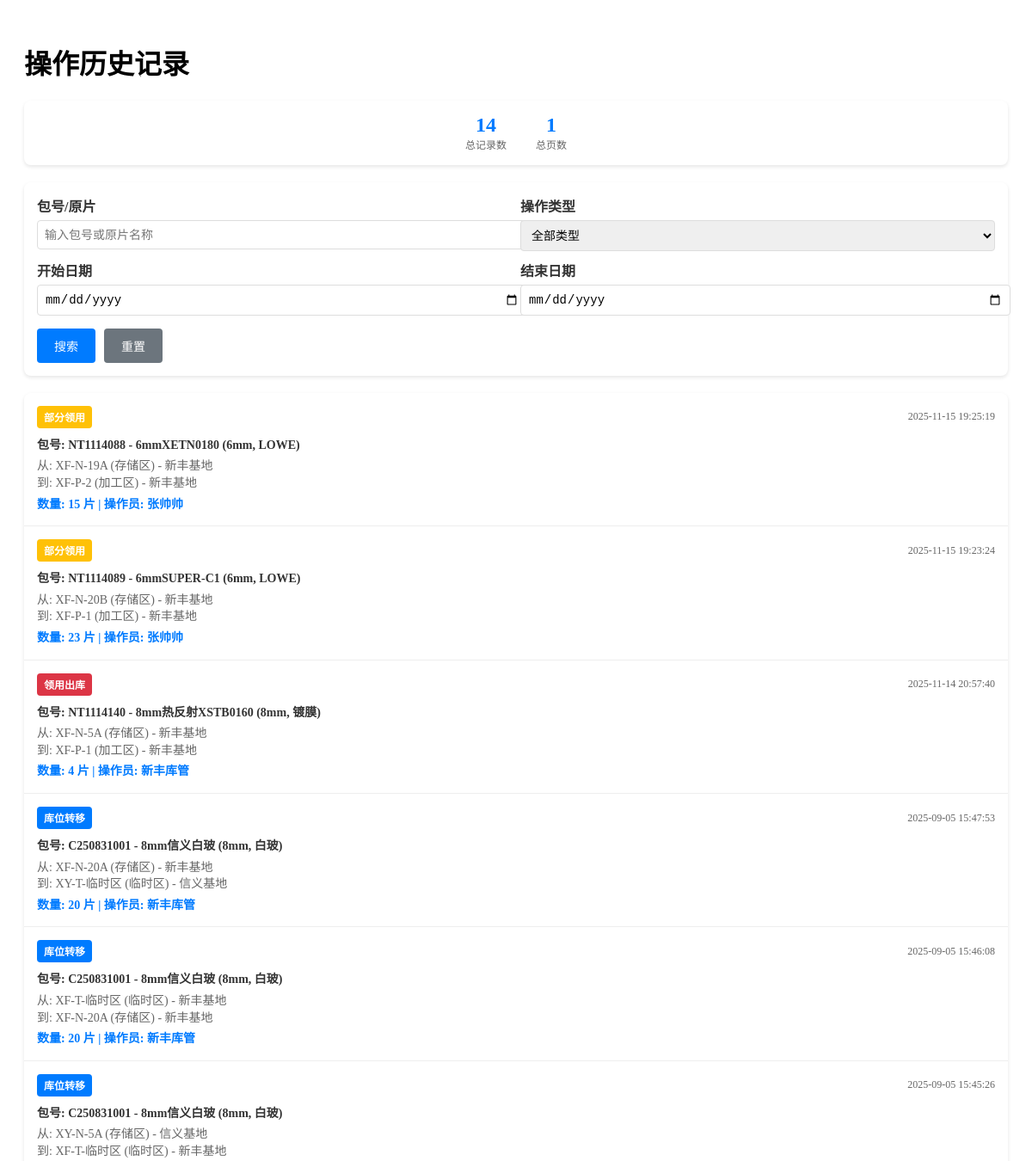
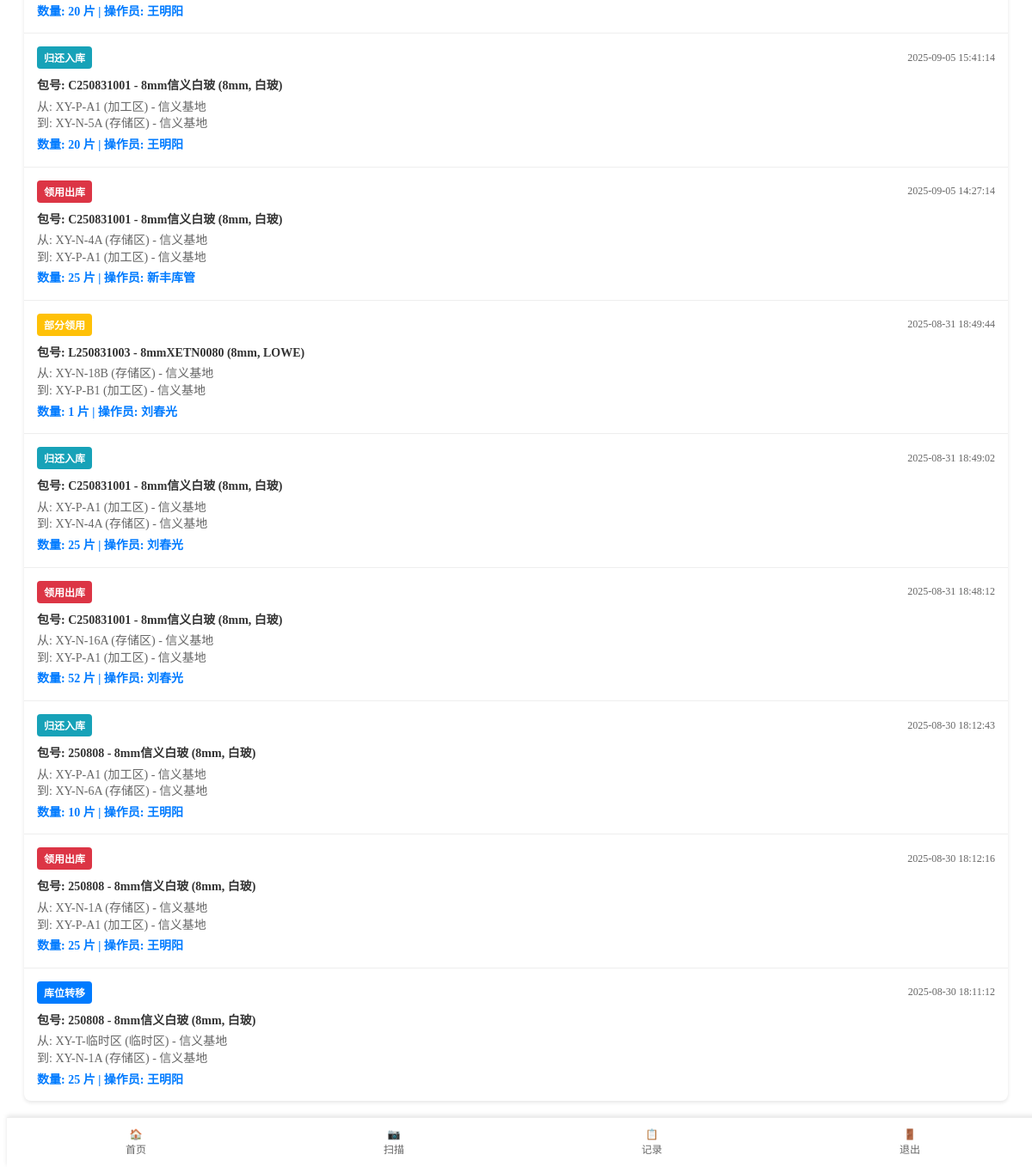
Page /mobile/history.php (signed in) on the committed database (2 pictures, top to bottom).
### tables this page shows
CREATE TABLE `inventory_transactions`  (
  `id` int(11) NOT NULL AUTO_INCREMENT,
  `package_id` int(11) NOT NULL COMMENT '原片包ID',
  `transaction_type` enum('purchase_in','usage_out','return_in','scrap','partial_usage','location_adjust','check_in','check_out') NOT NULL COMMENT '交易类型：采购入库、领用出库、归还入库、报废、部分领用、基地流转、盘盈入库、盘亏出库',
  `from_rack_id` int(11) NULL DEFAULT NULL COMMENT '来源库位架ID',
  `to_rack_id` int(11) NULL DEFAULT NULL COMMENT '目标库位架ID',
  `quantity` int(11) NOT NULL COMMENT '数量',
  `operator_id` int(11) NULL DEFAULT NULL COMMENT '操作员ID',
  `scrap_reason` text NULL COMMENT '报废原因',
  `transaction_time` timestamp NOT NULL DEFAULT CURRENT_TIMESTAMP COMMENT '交易时间',
  `actual_usage` int(11) NULL DEFAULT 0 COMMENT '实际领用量',
  `notes` text NULL COMMENT '备注信息',
  `created_at` timestamp NOT NULL DEFAULT CURRENT_TIMESTAMP,
  PRIMARY KEY (`id`) USING BTREE,
  INDEX `from_rack_id`(`from_rack_id`) USING BTREE,
  INDEX `package_id`(`package_id`) USING BTREE,
  INDEX `to_rack_id`(`to_rack_id`) USING BTREE
);

CREATE TABLE `glass_packages`  (
  `id` int(11) NOT NULL AUTO_INCREMENT,
  `package_code` varchar(100) NOT NULL COMMENT '包号/二维码',
  `glass_type_id` int(11) NOT NULL COMMENT '原片类型ID',
  `width` decimal(10, 0) NULL DEFAULT NULL COMMENT '宽度(mm)',
  `height` decimal(10, 0) NULL DEFAULT NULL COMMENT '高度(mm)',
  `pieces` int(11) NOT NULL DEFAULT 0 COMMENT '实际片数（库存操作基准）',
  `quantity` int(11) NOT NULL DEFAULT 0 COMMENT '默认包装数量（参考值）',
  `entry_date` date NULL DEFAULT NULL COMMENT '入库日期',
  `initial_rack_id` int(11) NULL DEFAULT NULL COMMENT '起始库区ID',
  `current_rack_id` int(11) NULL DEFAULT NULL COMMENT '当前库位架ID',
  `position_order` int(11) NULL DEFAULT 1 COMMENT '在架中的位置顺序(1-x)',
  `status` enum('in_storage','in_processing','scrapped','used_up') NULL DEFAULT 'in_storage' COMMENT '包状态：in_storage=库存中，in_processing=加工中，scrapped=已报废，used_up=已用完',
  `created_at` timestamp NOT NULL DEFAULT CURRENT_TIMESTAMP,
  `updated_at` timestamp NOT NULL DEFAULT CURRENT_TIMESTAMP ON UPDATE CURRENT_TIMESTAMP,
  PRIMARY KEY (`id`) USING BTREE,
  INDEX `current_rack_id`(`current_rack_id`) USING BTREE,
  INDEX `glass_type_id`(`glass_type_id`) USING BTREE,
  INDEX `initial_rack_id`(`initial_rack_id`) USING BTREE
);

CREATE TABLE `glass_types`  (
  `id` int(11) NOT NULL AUTO_INCREMENT,
  `custom_id` varchar(50) NOT NULL COMMENT '原片ID（自定义，唯一，采购使用）',
  `name` varchar(100) NOT NULL COMMENT '原片名称（完整名称）',
  `short_name` varchar(50) NOT NULL COMMENT '原片简称（如：5白、4白、5白南玻）',
  `finance_name` varchar(100) NULL DEFAULT NULL COMMENT '财务核算名',
  `product_series` varchar(100) NULL DEFAULT NULL COMMENT '原片商色系（如：5lowe XETB0160）',
  `brand` varchar(50) NULL DEFAULT NULL COMMENT '原片品牌（如：信义、台玻、金晶、旗滨）',
  `manufacturer` varchar(100) NULL DEFAULT NULL COMMENT '原片生产商（如：重庆信义、德阳信义、成都台玻）',
  `color` varchar(50) NULL DEFAULT NULL COMMENT '原片颜色（如：白玻、玉沙、LOWE、超白等）',
  `thickness` decimal(10, 0) NULL DEFAULT NULL COMMENT '原片厚度(mm)（如：4、5、6、8、10、12、15、19）',
  `silver_layers` enum('单银','双银','三银','无银','') NULL DEFAULT NULL COMMENT '银层类型',
  `substrate` enum('普白','超白','') NULL DEFAULT NULL COMMENT '基片类型',
  `transmittance` enum('高透','中透','低透','') NULL DEFAULT NULL COMMENT '透光性',
  `status` tinyint(1) NULL DEFAULT 1 COMMENT '状态：1启用，0禁用',
  `created_at` timestamp NOT NULL DEFAULT CURRENT_TIMESTAMP,
  `updated_at` timestamp NOT NULL DEFAULT CURRENT_TIMESTAMP ON UPDATE CURRENT_TIMESTAMP,
  PRIMARY KEY (`id`) USING BTREE,
  UNIQUE INDEX `custom_id`(`custom_id`) USING BTREE,
  INDEX `idx_brand`(`brand`) USING BTREE,
  INDEX `idx_color`(`color`) USING BTREE,
  INDEX `idx_custom_id`(`custom_id`) USING BTREE,
  INDEX `idx_manufacturer`(`manufacturer`) USING BTREE,
  INDEX `idx_short_name`(`short_name`) USING BTREE,
  INDEX `idx_silver_layers`(`silver_layers`) USING BTREE,
  INDEX `idx_substrate`(`substrate`) USING BTREE,
  INDEX `idx_transmittance`(`transmittance`) USING BTREE
);

CREATE TABLE `storage_racks`  (
  `id` int(11) NOT NULL AUTO_INCREMENT,
  `base_id` int(11) NOT NULL COMMENT '所属基地ID',
  `code` varchar(50) NOT NULL COMMENT '库位架编码',
  `name` varchar(100) NULL DEFAULT NULL COMMENT '库位架名称',
  `area_type` enum('storage','processing','scrap','temporary') NOT NULL DEFAULT 'storage' COMMENT '区域类型：库存区、加工区、报废区、临时区',
  `capacity` int(11) NULL DEFAULT NULL COMMENT '容量',
  `status` enum('normal','maintenance','full') NULL DEFAULT 'normal' COMMENT '状态：正常、维护中、已满',
  `created_at` timestamp NOT NULL DEFAULT CURRENT_TIMESTAMP,
  `updated_at` timestamp NOT NULL DEFAULT CURRENT_TIMESTAMP ON UPDATE CURRENT_TIMESTAMP,
  PRIMARY KEY (`id`) USING BTREE,
  INDEX `base_id`(`base_id`) USING BTREE
);

CREATE TABLE `bases`  (
  `id` int(11) NOT NULL AUTO_INCREMENT,
  `name` varchar(50) NOT NULL COMMENT '基地名称',
  `code` varchar(20) NOT NULL COMMENT '基地编码',
  `address` varchar(255) NULL DEFAULT NULL COMMENT '基地地址',
  `created_at` timestamp NOT NULL DEFAULT CURRENT_TIMESTAMP,
  `updated_at` timestamp NOT NULL DEFAULT CURRENT_TIMESTAMP ON UPDATE CURRENT_TIMESTAMP,
  PRIMARY KEY (`id`) USING BTREE
);

CREATE TABLE `users`  (
  `id` int(11) NOT NULL AUTO_INCREMENT,
  `username` varchar(50) NOT NULL COMMENT '用户名',
  `password` varchar(255) NOT NULL COMMENT '密码',
  `real_name` varchar(50) NULL DEFAULT NULL COMMENT '真实姓名',
  `role` enum('admin','manager','operator','viewer') NOT NULL DEFAULT 'operator',
  `base_id` int(11) NULL DEFAULT NULL COMMENT '所属基地ID',
  `phone` varchar(20) NULL DEFAULT NULL COMMENT '电话',
  `email` varchar(100) NULL DEFAULT NULL COMMENT '邮箱',
  `last_login` timestamp NOT NULL DEFAULT CURRENT_TIMESTAMP ON UPDATE CURRENT_TIMESTAMP COMMENT '最后登录时间',
  `status` tinyint(1) NULL DEFAULT 1 COMMENT '状态：1启用，0禁用',
  `created_at` timestamp NOT NULL DEFAULT CURRENT_TIMESTAMP,
  `updated_at` timestamp NOT NULL DEFAULT CURRENT_TIMESTAMP ON UPDATE CURRENT_TIMESTAMP,
  PRIMARY KEY (`id`) USING BTREE,
  INDEX `base_id`(`base_id`) USING BTREE
);

### includes/db.php (called while the page is built, shortened)
<?php
function getDbConnection() {
    static $conn = null;
    if ($conn === null) {
        $conn = new mysqli(DB_HOST, DB_USER, DB_PASS, DB_NAME);
        $conn->set_charset(DB_CHARSET);
    }
    return $conn;
}
function query($sql, $params = []) {
    $conn = getDbConnection();
    $stmt = $conn->prepare($sql);
    if (!$stmt->execute()) {
        throw new Exception("执行查询失败: " . $stmt->error . "<br>SQL: " . $sql);
    }
    $result = $stmt->get_result();
    return $result;
}
function fetchRow($sql, $params = []) {
    $result = query($sql, $params);
    $row = $result->fetch_assoc();
    return $row;
}
function fetchAll($sql, $params = []) {
    $result = query($sql, $params);
    $rows = [];
    while ($row = $result->fetch_assoc()) {
        $rows[] = $row;
    }
    return $rows;
}
?>

### mobile/history.php (the view, shortened to what this page needs)
<?php
require_once '../includes/db.php';
$search = trim($_GET['search'] ?? '');
$dateFrom = $_GET['date_from'] ?? '';
$dateTo = $_GET['date_to'] ?? '';
$page = max(1, intval($_GET['page'] ?? 1));
$limit = 20;
$offset = ($page - 1) * $limit;
$whereConditions = [];
$params = [];
$whereClause = !empty($whereConditions) ? 'WHERE ' . implode(' AND ', $whereConditions) : '';
$countSql = "SELECT COUNT(*) as total
             FROM inventory_transactions it
             LEFT JOIN glass_packages gp ON it.package_id = gp.id
             LEFT JOIN glass_types gt ON gp.glass_type_id = gt.id
             $whereClause";
$totalResult = fetchRow($countSql, $params);
$totalRecords = $totalResult['total'];
$totalPages = ceil($totalRecords / $limit);
$sql = "SELECT it.*, gp.package_code, gt.name as glass_name, gt.color, gt.thickness,
               sr_from.code as from_rack_code, sr_from.area_type as from_area_type,
               sr_to.code as to_rack_code, sr_to.area_type as to_area_type,
               b_from.name as from_base_name, b_to.name as to_base_name,
               u.real_name as operator_name
        FROM inventory_transactions it
        LEFT JOIN glass_packages gp ON it.package_id = gp.id
        LEFT JOIN glass_types gt ON gp.glass_type_id = gt.id
        LEFT JOIN storage_racks sr_from ON it.from_rack_id = sr_from.id
        LEFT JOIN storage_racks sr_to ON it.to_rack_id = sr_to.id
        LEFT JOIN bases b_from ON sr_from.base_id = b_from.id
        LEFT JOIN bases b_to ON sr_to.base_id = b_to.id
        LEFT JOIN users u ON it.operator_id = u.id
        $whereClause
        ORDER BY it.transaction_time DESC
        LIMIT $limit OFFSET $offset";
$transactions = fetchAll($sql, $params);
$transactionTypes = [
    'purchase_in' => '采购入库',
    'usage_out' => '领用出库',
    'return_in' => '归还入库',
    'scrap' => '报废出库',
    'partial_usage' => '部分领用',
    'check_in' => '盘点入库',
    'check_out' => '盘点出库',
    'location_adjust' => '库位转移'
];
$areaTypes = [
    'temporary' => '临时区',
    'storage' => '存储区',
    'processing' => '加工区',
    'scrap' => '报废区'
];
?>
<!DOCTYPE html>
<html lang="zh-CN">
<head>
    <link rel="stylesheet" href="../assets/css/mobile.css">
</head>
<body>
    <div class="history-container">
        <h1>操作历史记录</h1>
        <div class="stats">
            <div class="stats-item">
                <div class="stats-number"><?php echo $totalRecords; ?></div>
                <div class="stats-label">总记录数</div>
            </div>
            <div class="stats-item">
                <div class="stats-number"><?php echo $totalPages; ?></div>
                <div class="stats-label">总页数</div>
            </div>
        </div>
        <form class="search-form" method="GET">
            <div class="form-row">
                <div class="form-group">
                    <label for="search">包号/原片</label>
                    <input type="text" id="search" name="search" value="<?php echo htmlspecialchars($search); ?>" placeholder="输入包号或原片名称">
                </div>
                <div class="form-group">
                    <label for="transaction_type">操作类型</label>
                    <select id="transaction_type" name="transaction_type">
                        <option value="">全部类型</option>
                    </select>
                </div>
            </div>
            <div class="form-row">
                <div class="form-group">
                    <label for="date_from">开始日期</label>
                    <input type="date" id="date_from" name="date_from" value="<?php echo htmlspecialchars($dateFrom); ?>">
                </div>
                <div class="form-group">
                    <label for="date_to">结束日期</label>
                    <input type="date" id="date_to" name="date_to" value="<?php echo htmlspecialchars($dateTo); ?>">
                </div>
            </div>
            <div class="search-buttons">
                <button type="submit" class="btn btn-primary">搜索</button>
                <a href="history.php" class="btn btn-secondary">重置</a>
            </div>
        </form>
        <?php if (empty($transactions)): ?>
            <div class="no-data">
                <p>暂无历史记录</p>
            </div>
        <?php else: ?>
            <div class="transaction-list">
                <?php foreach ($transactions as $transaction): ?>
                    <div class="transaction-item">
                        <div class="transaction-header">
                            <span class="transaction-type type-<?php echo $transaction['transaction_type']; ?>">
                                <?php echo $transactionTypes[$transaction['transaction_type']] ?? $transaction['transaction_type']; ?>
                            </span>
                            <span class="transaction-time">
                                <?php echo date('Y-m-d H:i:s', strtotime($transaction['transaction_time'])); ?>
                            </span>
                        </div>
                        <div class="transaction-details">
                            <div class="package-info">
                                包号: <?php echo htmlspecialchars($transaction['package_code']); ?>
                                <?php if ($transaction['glass_name']): ?>
                                    - <?php echo htmlspecialchars($transaction['glass_name']); ?>
                                    (<?php echo $transaction['thickness']; ?>mm, <?php echo htmlspecialchars($transaction['color']); ?>)
                                <?php endif; ?>
                            </div>
                            <div class="flow-info">
                                <?php if ($transaction['from_rack_code']): ?>
                                    从: <?php echo htmlspecialchars($transaction['from_rack_code']); ?>
                                    (<?php echo $areaTypes[$transaction['from_area_type']] ?? $transaction['from_area_type']; ?>)
                                    <?php if ($transaction['from_base_name']): ?>
                                        - <?php echo htmlspecialchars($transaction['from_base_name']); ?>
                                    <?php endif; ?>
                                    <br>
                                <?php endif; ?>
                                到: <?php echo htmlspecialchars($transaction['to_rack_code']); ?>
                                (<?php echo $areaTypes[$transaction['to_area_type']] ?? $transaction['to_area_type']; ?>)
                                <?php if ($transaction['to_base_name']): ?>
                                    - <?php echo htmlspecialchars($transaction['to_base_name']); ?>
                                <?php endif; ?>
                            </div>
                            <div class="quantity-info">
                                数量: <?php echo $transaction['quantity']; ?> 片
                                <?php if ($transaction['operator_name']): ?>
                                    | 操作员: <?php echo htmlspecialchars($transaction['operator_name']); ?>
                                <?php endif; ?>
                            </div>
                        </div>
                    </div>
                <?php endforeach; ?>
            </div>
        <?php endif; ?>
    </div>
    <div class="mobile-footer">
        <a href="index.php">🏠<br>首页</a>
        <a href="scan.php">📷<br>扫描</a>
        <a href="history.php">📋<br>记录</a>
        <a href="../logout.php">🚪<br>退出</a>
    </div>
</body>
</html>

### assets/css/mobile.css (style rules this page uses)
body { font-size: 16px; }
.mobile-footer { background-color: white; position: fixed; bottom: 0; width: 100%; display: flex; border-top: 1px solid #eee; box-shadow: 0 -2px 5px rgba(0,0,0,0.1); z-index: 1000; }
.mobile-footer a { flex: 1; text-align: center; padding: 12px 0; color: #666; font-size: 12px; text-decoration: none; }

### mobile/history.php (style rules this page uses)
.history-container { padding: 20px; max-width: 100%; margin-bottom: 57px; }
.search-form { background: white; padding: 15px; border-radius: 8px; margin-bottom: 20px; box-shadow: 0 2px 4px rgba(0, 0, 0, 0.1); }
.form-row { display: flex; gap: 10px; margin-bottom: 10px; flex-wrap: wrap; }
.form-group { flex: 1; min-width: 120px; }
.form-group label { display: block; margin-bottom: 5px; font-weight: bold; color: #333; }
.form-group input, .form-group select { width: 100%; padding: 8px; border: 1px solid #ddd; border-radius: 4px; font-size: 14px; }
.search-buttons { display: flex; gap: 10px; margin-top: 15px; }
.btn { padding: 10px 20px; border: none; border-radius: 4px; font-size: 14px; cursor: pointer; text-decoration: none; display: inline-block; text-align: center; }
.btn-primary { background: #007bff; color: white; }
.btn-secondary { background: #6c757d; color: white; }
.transaction-list { background: white; border-radius: 8px; overflow: hidden; box-shadow: 0 2px 4px rgba(0, 0, 0, 0.1); }
.transaction-item { padding: 15px; border-bottom: 1px solid #eee; }
.transaction-item:last-child { border-bottom: none; }
.transaction-header { display: flex; justify-content: space-between; align-items: center; margin-bottom: 10px; }
.transaction-type { padding: 4px 8px; border-radius: 4px; font-size: 12px; font-weight: bold; color: white; }
.type-usage_out { background: #dc3545; }
.type-return_in { background: #17a2b8; }
.type-partial_usage { background: #ffc107; }
.type-location_adjust { background: #007bff; }
.transaction-time { font-size: 12px; color: #666; }
.transaction-details { font-size: 14px; line-height: 1.4; }
.package-info { font-weight: bold; color: #333; margin-bottom: 5px; }
.flow-info { color: #666; margin-bottom: 5px; }
.quantity-info { color: #007bff; font-weight: bold; }
.stats { background: white; padding: 15px; border-radius: 8px; margin-bottom: 20px; box-shadow: 0 2px 4px rgba(0, 0, 0, 0.1); text-align: center; }
.stats-item { display: inline-block; margin: 0 15px; }
.stats-number { font-size: 24px; font-weight: bold; color: #007bff; }
.stats-label { font-size: 12px; color: #666; }

### rows in the picture
inventory_transactions: transaction_type "部分领用", transaction_time "2025-11-15 19:25:19", glass_packages.package_code "NT1114088", glass_types.name "6mmXETN0180", glass_types.thickness "6", glass_types.color "LOWE", storage_racks.code "XF-N-19A", storage_racks.area_type "存储区", bases.name "新丰基地", storage_racks.code "XF-P-2", storage_racks.area_type "加工区", quantity "15", users.real_name "张帅帅"
inventory_transactions: transaction_type "部分领用", transaction_time "2025-11-15 19:23:24", glass_packages.package_code "NT1114089", glass_types.name "6mmSUPER-C1", glass_types.thickness "6", glass_types.color "LOWE", storage_racks.code "XF-N-20B", storage_racks.area_type "存储区", bases.name "新丰基地", storage_racks.code "XF-P-1", storage_racks.area_type "加工区", quantity "23", users.real_name "张帅帅"
inventory_transactions: transaction_type "领用出库", transaction_time "2025-11-14 20:57:40", glass_packages.package_code "NT1114140", glass_types.name "8mm热反射XSTB0160", glass_types.thickness "8", glass_types.color "镀膜", storage_racks.code "XF-N-5A", storage_racks.area_type "存储区", bases.name "新丰基地", storage_racks.code "XF-P-1", storage_racks.area_type "加工区", quantity "4", users.real_name "新丰库管"
inventory_transactions: transaction_type "库位转移", transaction_time "2025-09-05 15:47:53", glass_packages.package_code "C250831001", glass_types.name "8mm信义白玻", glass_types.thickness "8", glass_types.color "白玻", storage_racks.code "XF-N-20A", storage_racks.area_type "存储区", bases.name "新丰基地", storage_racks.code "XY-T-临时区", storage_racks.area_type "临时区", bases.name "信义基地", quantity "20", users.real_name "新丰库管"
inventory_transactions: transaction_type "库位转移", transaction_time "2025-09-05 15:46:08", glass_packages.package_code "C250831001", glass_types.name "8mm信义白玻", glass_types.thickness "8", glass_types.color "白玻", storage_racks.code "XF-T-临时区", storage_racks.area_type "临时区", bases.name "新丰基地", storage_racks.code "XF-N-20A", storage_racks.area_type "存储区", quantity "20", users.real_name "新丰库管"
inventory_transactions: transaction_type "库位转移", transaction_time "2025-09-05 15:45:26", glass_packages.package_code "C250831001", glass_types.name "8mm信义白玻", glass_types.thickness "8", glass_types.color "白玻", storage_racks.code "XY-N-5A", storage_racks.area_type "存储区", bases.name "信义基地", storage_racks.code "XF-T-临时区", storage_racks.area_type "临时区", bases.name "新丰基地", quantity "20", users.real_name "王明阳"
inventory_transactions: transaction_type "归还入库", transaction_time "2025-09-05 15:41:14", glass_packages.package_code "C250831001", glass_types.name "8mm信义白玻", glass_types.thickness "8", glass_types.color "白玻", storage_racks.code "XY-P-A1", storage_racks.area_type "加工区", bases.name "信义基地", storage_racks.code "XY-N-5A", storage_racks.area_type "存储区", quantity "20", users.real_name "王明阳"
inventory_transactions: transaction_type "领用出库", transaction_time "2025-09-05 14:27:14", glass_packages.package_code "C250831001", glass_types.name "8mm信义白玻", glass_types.thickness "8", glass_types.color "白玻", storage_racks.code "XY-N-4A", storage_racks.area_type "存储区", bases.name "信义基地", storage_racks.code "XY-P-A1", storage_racks.area_type "加工区", quantity "25", users.real_name "新丰库管"
inventory_transactions: transaction_type "部分领用", transaction_time "2025-08-31 18:49:44", glass_packages.package_code "L250831003", glass_types.name "8mmXETN0080", glass_types.thickness "8", glass_types.color "LOWE", storage_racks.code "XY-N-18B", storage_racks.area_type "存储区", bases.name "信义基地", storage_racks.code "XY-P-B1", storage_racks.area_type "加工区", quantity "1", users.real_name "刘春光"
inventory_transactions: transaction_type "归还入库", transaction_time "2025-08-31 18:49:02", glass_packages.package_code "C250831001", glass_types.name "8mm信义白玻", glass_types.thickness "8", glass_types.color "白玻", storage_racks.code "XY-P-A1", storage_racks.area_type "加工区", bases.name "信义基地", storage_racks.code "XY-N-4A", storage_racks.area_type "存储区", quantity "25", users.real_name "刘春光"
inventory_transactions: transaction_type "领用出库", transaction_time "2025-08-31 18:48:12", glass_packages.package_code "C250831001", glass_types.name "8mm信义白玻", glass_types.thickness "8", glass_types.color "白玻", storage_racks.code "XY-N-16A", storage_racks.area_type "存储区", bases.name "信义基地", storage_racks.code "XY-P-A1", storage_racks.area_type "加工区", quantity "52", users.real_name "刘春光"
inventory_transactions: transaction_type "归还入库", transaction_time "2025-08-30 18:12:43", glass_packages.package_code "250808", glass_types.name "8mm信义白玻", glass_types.thickness "8", glass_types.color "白玻", storage_racks.code "XY-P-A1", storage_racks.area_type "加工区", bases.name "信义基地", storage_racks.code "XY-N-6A", storage_racks.area_type "存储区", quantity "10", users.real_name "王明阳"
inventory_transactions: transaction_type "领用出库", transaction_time "2025-08-30 18:12:16", glass_packages.package_code "250808", glass_types.name "8mm信义白玻", glass_types.thickness "8", glass_types.color "白玻", storage_racks.code "XY-N-1A", storage_racks.area_type "存储区", bases.name "信义基地", storage_racks.code "XY-P-A1", storage_racks.area_type "加工区", quantity "25", users.real_name "王明阳"
inventory_transactions: transaction_type "库位转移", transaction_time "2025-08-30 18:11:12", glass_packages.package_code "250808", glass_types.name "8mm信义白玻", glass_types.thickness "8", glass_types.color "白玻", storage_racks.code "XY-T-临时区", storage_racks.area_type "临时区", bases.name "信义基地", storage_racks.code "XY-N-1A", storage_racks.area_type "存储区", quantity "25", users.real_name "王明阳"

### other values in the picture
$totalRecords "14"
$totalPages "1"
